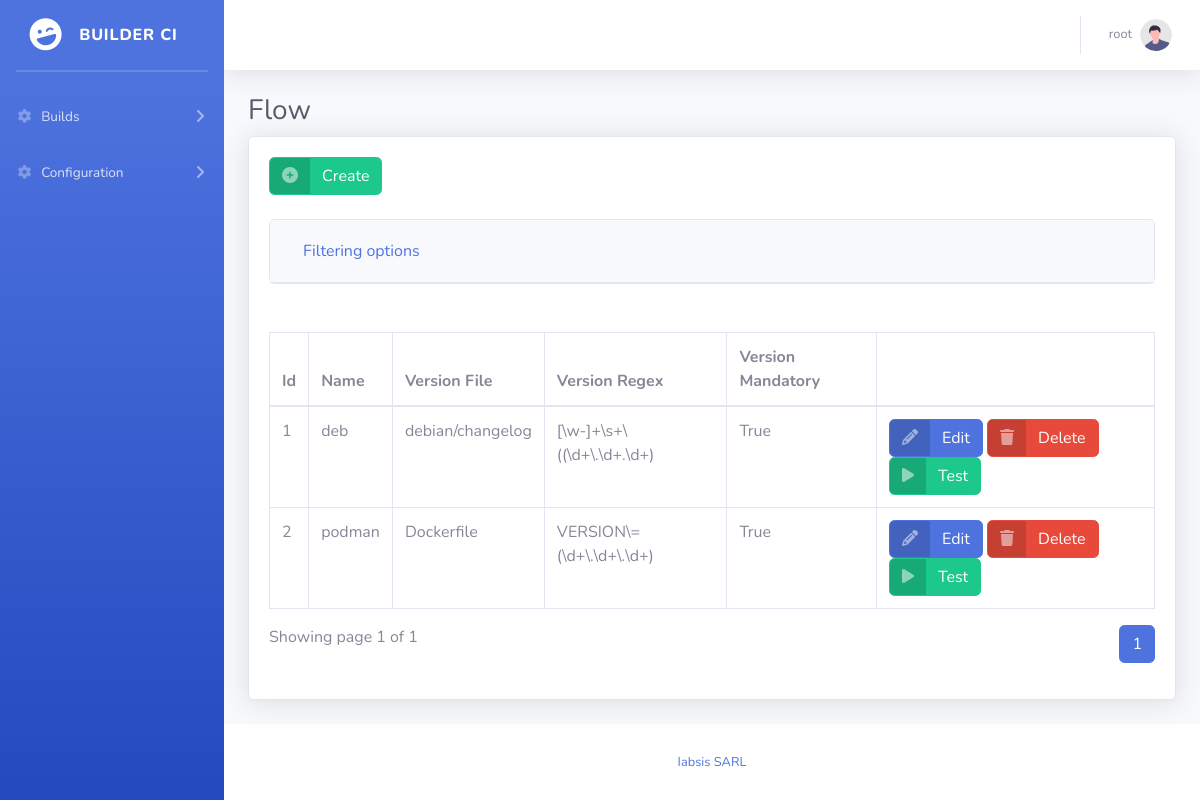
The app's page /flow/ (signed in) with its own data.
### flow/models.py (models this page shows, shortened)
class Flow(models.Model):
    name = models.CharField(max_length=40)
    version_file = models.CharField(max_length=100)
    version_regex = models.CharField(max_length=150, help_text="Define regex with one capturing group.", validators=[validator.validate_regex_pattern])
    version_mandatory = models.BooleanField(default=True, help_text="Define if build failes if version is not found")
    class Meta:
        ordering = ['pk']

### sbadmin2/views.py (the view)
class GenericViewList(LoginRequiredMixin, FilterView):
    paginate_by = 10
    show_filter = True
    @property
    def view_url(self):
        return resolve(
            self.request.path_info).url_name + '_view'
    @property
    def create_url(self):
        return resolve(
          self.request.path_info).url_name + '_create'
    @property
    def delete_url(self):
        return resolve(
          self.request.path_info).url_name + '_delete'
    @property
    def update_url(self):
        return resolve(
          self.request.path_info).url_name + '_update'
    def get_filterset_class(self):
        filtered_fields = []
        for field in self.model._meta.fields:
            if isinstance(field, models.CharField):
                filtered_fields.append(field.name)
            if isinstance(field, models.ForeignKey):
                filtered_fields.append(field.name)
        return filterset_factory(model=self.model, fields=filtered_fields)
    def get_context_data(self, **kwargs):
        context = super().get_context_data(**kwargs)
        context['title'] = self.model.__name__
        context['field_list'] = [
            field.name for field in self.model._meta.fields]
        if named_url_exist(self.create_url):
            context['create_url'] = self.create_url
        if named_url_exist(self.delete_url):
            context['delete_url'] = self.delete_url
        if named_url_exist(self.update_url):
            context['update_url'] = self.update_url
        if named_url_exist(self.view_url):
            context['view_url'] = self.view_url
        filter_dict = self.filterset.data.copy()
        if filter_dict.get('page'):
            del filter_dict['page']
        context['filter_args'] = "&" + "&".join([f"{key}={value}" for key, value in filter_dict.items()])
        context['filter_active'] = len(filter_dict)
        context['show_filter'] = self.show_filter
        return context
    def get_template_names(self):
        app_label = self.model._meta.app_label
        model_name = self.model._meta.model_name
        default_template_name = f"{app_label}/{model_name}_list.html"
        try:
            get_template(default_template_name)
            return [default_template_name]
        except TemplateDoesNotExist:
            if settings.DEBUG:
                logger.info(f"{default_template_name} not found, falling to default")
            return ['list.html']

### sbadmin2/templatetags/table.py (called while the page is built)
@register.filter()
def field_name_to_label(value):
    value = value.replace('_', ' ')
    return value.title()

@register.filter
def get_field_value(obj, field_name):
    return getattr(obj, field_name)

### sbadmin2/views.py (called while the page is built)
def named_url_exist(name):
    for x in get_resolver(None).reverse_dict.items():
        if x[0] == name:
            return True
    return False

### flow/templates/flow/flow_list.html (shortened to what this page needs)
{% extends "layouts/base.html" %}
{% load static %}
{% load table %}
{% block content %}
<div class="container-fluid">
    <h1 class="h3 mb-2 text-gray-800">{{title}}</h1>
    <div class="card shadow mb-4">
        <div class="card-body">
            {% if create_url %}
            <a href="{% url create_url %}" class="btn btn-success btn-icon-split mb-4">
                <span class="icon text-white-50">
                    <i class="fas fa-plus-circle"></i>
                </span>
                <span class="text">Create</span>
            </a>
            {% endif %}
            {% include 'includes/filter.html' %}
            <div class="table-responsive">
                <table class="table table-bordered" id="dataTable" width="100%" cellspacing="0">
                    <thead>
                        <tr>
                            {% for field in field_list %}
                            <th>{{ field|field_name_to_label }}</th>
                            {% endfor %}
                            <th></th>
                        </tr>
                    </thead>
                    <tbody>
                        {% for obj in object_list %}
                        <tr>
                            {% for field in field_list %}
                            <td>{{ obj|get_field_value:field|linebreaks }}</td>
                            {% endfor %}
                            <td>
                                {% if update_url %}
                                <a href="{% url update_url obj.pk %}" class="btn btn-primary btn-icon-split">
                                    <span class="icon text-white-50">
                                        <i class="fas fa-pencil"></i>
                                    </span>
                                    <span class="text">Edit</span>
                                </a>
                                {% endif %}
                                {% if delete_url %}
                                <a href="{% url delete_url obj.pk %}" class="btn btn-danger btn-icon-split">
                                    <span class="icon text-white-50">
                                        <i class="fas fa-trash"></i>
                                    </span>
                                    <span class="text">Delete</span>
                                </a>
                                {% endif %}
                                <a href="{% url 'flow_test' obj.pk %}" class="btn btn-success btn-icon-split">
                                    <span class="icon text-white-50">
                                        <i class="fas fa-play"></i>
                                    </span>
                                    <span class="text">Test</span>
                                </a>
                            </td>
                        </tr>
                        {% endfor %}
                    </tbody>
                </table>
            </div>
            {% include 'includes/pagination.html' %}
        </div>
    </div>
</div>
{% endblock content %}

### core/templates/includes/nav/profile.html (shortened to what this page needs)
{% load static %}
<li class="nav-item dropdown no-arrow">
    <a class="nav-link dropdown-toggle" href="#" id="userDropdown" role="button" data-toggle="dropdown"
        aria-haspopup="true" aria-expanded="false">
        <span class="mr-2 d-none d-lg-inline text-gray-600 small">{{request.user}}</span>
        <img class="img-profile rounded-circle" src="{% static 'img/undraw_profile.svg' %}">
    </a>
</li>

### records on screen
Flow: field_list "1" "deb" "debian/changelog" "[\\w-]+\\s+\\((\\d+\\.\\d+.\\d+)" "True"
Flow: field_list "2" "podman" "Dockerfile" "VERSION\\=(\\d+\\.\\d+\\.\\d+)" "True"

### other values on screen
{{ request.user }} "root"
{{ title }} "Flow"
{{ field|field_name_to_label }} "Id" "Name" "Version File" "Version Regex" "Version Mandatory"
{{ page_obj.number }} "1"
{{ page_obj.paginator.num_pages }} "1"
{{ page }} "1"
